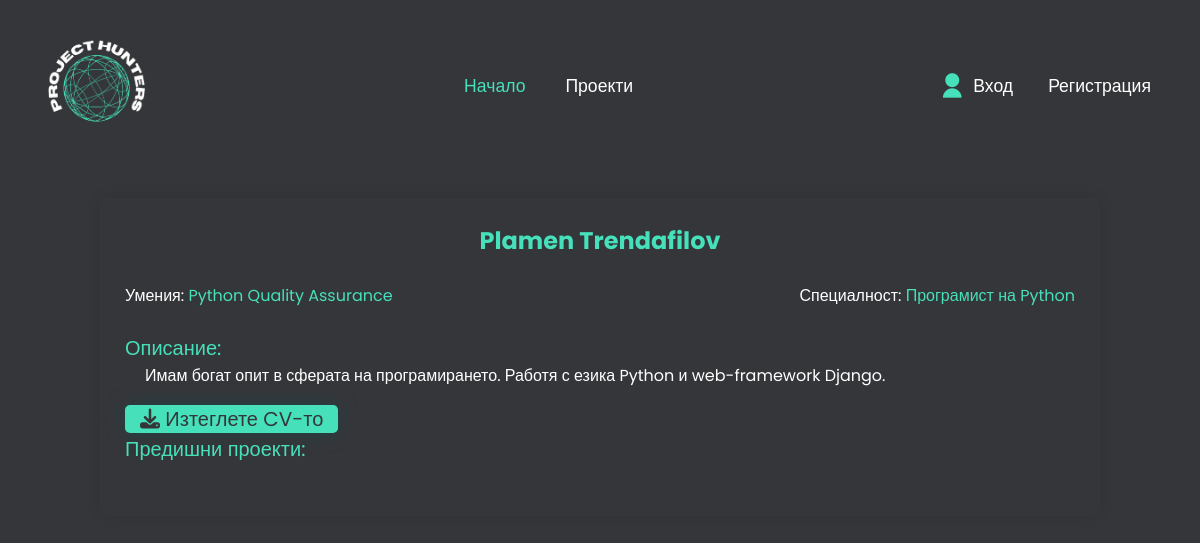
Page /profile/admin/ on the committed database.
### accounts/models.py (models this page shows)
class Profile(AbstractUser):
    ROLE_CHOICES = (
        ('freelancer', 'Freelancer'),
        ('client', 'Client'),
        ('teamleader', 'Team Leader'),
    )
    email = models.EmailField(unique=True)
    points = models.IntegerField(default=0)
    role = models.CharField(max_length=15, choices=ROLE_CHOICES, default='freelancer')

### profile_details/models.py (models this page shows, shortened)
class CV(models.Model):
    user =  models.ForeignKey(User, on_delete=models.CASCADE, default=None)
    title = models.CharField(max_length=100)
    about_me = models.TextField()
    skills = models.TextField()
    file = models.FileField(upload_to='CV/')

### profile_details/views.py (the view)
# urls.py: path('', views.index, name='index'),
def index(request,username):
    user=User.objects.get(username=username)
    cv = CV.objects.get(user=user)
    cv.skills = cv.skills.split('(*)')
    context = {'user': user, 'cv': cv}
    return render(request, 'profile-details-page.html', context)

### templates/profile-details-page.html (shortened to what this page needs)
{% extends 'base.html' %} {% block content %}
<link rel="stylesheet" type="text/css" href="/static/css/job-details-2.css">
<div class="form-container">
    <section class="container">
        <h2>{{user.first_name}} {{user.last_name}}</h2>
        <div class="basic-info">
            <div class="left-part">
                <span class='info-spans' id='skills-info'>Умения:
                {%for skill in cv.skills%}
                    <span style='color: #46e0ba;'>{{skill}}</span>
                {%endfor%}</span><br>
            </div>
            <div class="right-part">
                Специалност:<span style='color: #46e0ba;'> {{cv.title}}</span>
            </div>
        </div>
        <div id='description'>
            <span>Описание: </span>
            <p>{{cv.about_me}}</p>
            <a href="/profile/download-cv/{{user.username}}" id='download-btn' class='button'><i class="fa-solid fa-download"></i> Изтеглете CV-то</a>
            <span>Предишни проекти: </span>
        </div>
    </section>
</div>
{% endblock %}

### static/css/style.css (style rules this page uses)
:root { --bg-color: #35363a; --text-color: #fff; --main-color: #46e0ba; --primary-color: #222222; --secondary-color: #00b4d5; --tertiary-color: #0077b6; --yellow-color: #ffb900; --gray-color: #ffffff; }
* { padding: 0; margin: 0; box-sizing: border-box; font-family: 'Poppins', sans-serif; text-decoration: none; list-style: none; }
body { background: var(--bg-color); color: var(--text-color); }
h1,p { margin-block-start: 1em; margin-block-end: 1em; }
.button { background-color: #46e0ba; color: #35363a; margin-top: 10px; padding-right: 15px; padding-left: 15px; border-radius: 5px; font-size: 24px; border: #3c4245; cursor: pointer; box-shadow: 0px 0px 20px rgba(0, 85, 83, 0.4) }

### static/css/forms.css (style rules this page uses)
.form-container .container { position: relative; max-width: 700px; width: 100%; background: #35363a; padding: 25px; border-radius: 8px; box-shadow: 0 0 15px rgba(0, 0, 0, 0.1); }
.form-container .container { margin-top: 100px; margin-left: auto; margin-right: auto; }
.form-container .container h2 { text-align: center; color: #46e0ba; }
.form-container { margin-top: -75px; }

### static/css/job-details-2.css (style rules this page uses)
.form-container .container { max-width: 1000px; }
#description p { margin-left: 20px; margin-block-start: 0em; }
#description span { font-size: 20px; color: #46e0ba; display: block; }
.right-part { float: right; }
.left-part { display: inline-block; }
h2 { margin-bottom: 25px; }
.basic-info { margin-bottom: 25px; }

### templates/profile-details-page.html (style rules this page uses)
#download-btn { font-size:20px; }

### rows in the picture
Profile: first_name "Plamen", last_name "Trendafilov"
CV: title "Програмист на Python", about_me "Имам богат опит в сферата на програмирането. Работя с езика Python и web-framework Django."

### other values in the picture
{{ skill }} "Python" "Quality Assurance"
